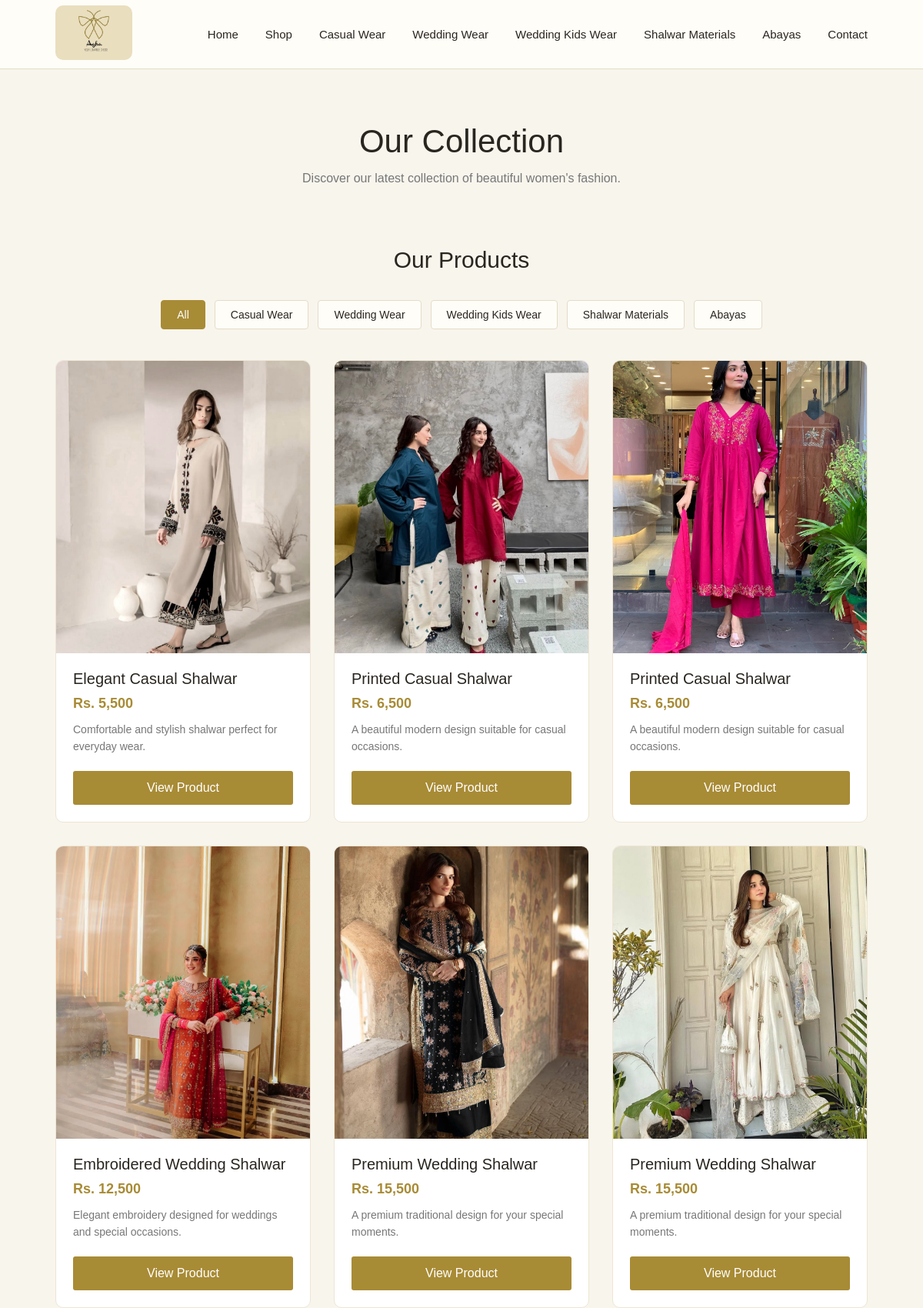
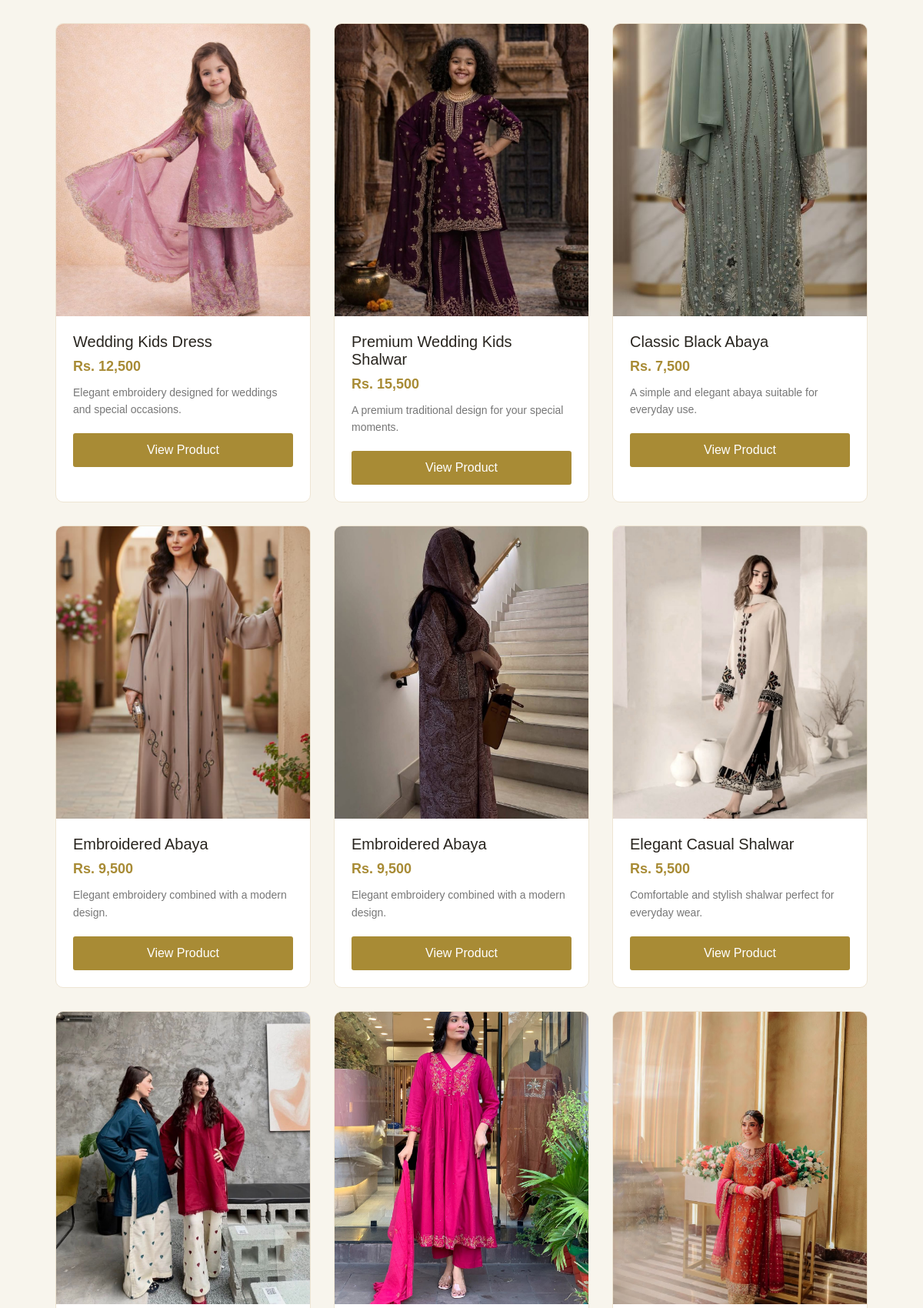
Page /shop (upper part) on the committed database (2 pictures, top to bottom).
### tables this page shows
CREATE TABLE products (
    id INTEGER PRIMARY KEY AUTOINCREMENT,
    name TEXT NOT NULL,
    category TEXT NOT NULL,
    price REAL NOT NULL,
    description TEXT,
    image TEXT NOT NULL,
    sizes TEXT,
    stock INTEGER DEFAULT 1
);

### app.py (the view)
@app.route("/shop")
def shop():
    connection = get_db_connection()
    products = connection.execute(
        "SELECT * FROM products"
    ).fetchall()
    connection.close()
    return render_template(
        "shop.html",
        products=products
    )

### app.py (called while the page is built)
def get_db_connection():
    connection = sqlite3.connect("shop.db")
    connection.row_factory = sqlite3.Row
    return connection

### templates/shop.html (shortened to what this page needs)
<!DOCTYPE html>
<html lang="en">
<head>
    <link rel="stylesheet"
          href="{{ url_for('static', filename='style.css') }}">
</head>
<body>
    <nav class="navbar">
        <a href="/">
            <img src="{{ url_for('static', filename='images/logo.jpeg') }}"
                 alt="Agha Shalwars Logo"
                 class="logo">
        </a>
        <ul class="nav-links" id="navLinks">
            <li>
                <a href="{{ url_for('home') }}">Home</a>
            </li>
            <li>
                <a href="{{ url_for('shop') }}">Shop</a>
            </li>
            <li>
                <a href="{{ url_for('casual_wear') }}">Casual Wear</a>
            </li>
            <li>
                <a href="{{ url_for('wedding_wear') }}">Wedding Wear</a>
            </li>
            <li>
                <a href="{{ url_for('wedding_kids_wear') }}">
                    Wedding Kids Wear
                </a>
            </li>
            <li>
                <a href="{{ url_for('shalwar_materials') }}">
                    Shalwar Materials
                </a>
            </li>
            <li>
                <a href="{{ url_for('abayas') }}">Abayas</a>
            </li>
            <li>
                <a href="{{ url_for('contact') }}">Contact</a>
            </li>
        </ul>
    </nav>
    <section class="shop-header">
        <h1>Our Collection</h1>
        <p>
            Discover our latest collection of beautiful
            women's fashion.
        </p>
    </section>
    <section class="products-section">
        <h2>Our Products</h2>
        <div class="category-filter">
            <button class="filter-btn active"
                    onclick="filterProducts('all', this)">
                All
            </button>
            <button class="filter-btn"
                    onclick="filterProducts('Casual Wear', this)">
                Casual Wear
            </button>
            <button class="filter-btn"
                    onclick="filterProducts('Wedding Wear', this)">
                Wedding Wear
            </button>
            <button class="filter-btn"
                    onclick="filterProducts('Wedding Kids Wear', this)">
                Wedding Kids Wear
            </button>
            <button class="filter-btn"
                    onclick="filterProducts('Shalwar Materials', this)">
                Shalwar Materials
            </button>
            <button class="filter-btn"
                    onclick="filterProducts('Abayas', this)">
                Abayas
            </button>
        </div>
        <div class="products">
            {% for product in products %}
            <div class="product-card"
                 data-category="{{ product['category'] }}">
                <div class="product-image">
                    <img
                        src="{{ url_for('static', filename=product['image']) }}"
                        alt="{{ product['name'] }}"
                    >
                </div>
                <div class="product-info">
                    <h3>
                        {{ product['name'] }}
                    </h3>
                    <p class="price">
                        Rs. {{ "{:,.0f}".format(product['price']) }}
                    </p>
                    <p class="description">
                        {{ product['description'] }}
                    </p>
                    <a href="{{ url_for('product_details', product_id=product['id']) }}"
                       class="btn">
                        View Product
                    </a>
                </div>
            </div>
            {% endfor %}
        </div>
    </section>
</body>
</html>

### static/style.css (style rules this page uses)
* { margin: 0; padding: 0; box-sizing: border-box; }
body { font-family: Arial, sans-serif; background-color: #f8f5ed; color: #29251f; }
.navbar { width: 100%; height: 90px; display: flex; align-items: center; justify-content: space-between; padding: 0 6%; background-color: #fffdf8; border-bottom: 1px solid #e5dcc7; position: relative; }
.logo { width: 100px; height: auto; z-index: 1001; border-radius: 10px; margin-right: auto; }
.nav-links { display: flex; list-style: none; gap: 35px; }
.nav-links a { text-decoration: none; color: #29251f; font-size: 15px; transition: 0.3s; }
.btn { display: inline-block; padding: 13px 30px; background-color: #a88b35; color: white; text-decoration: none; border-radius: 3px; transition: 0.3s; }
.shop-header { text-align: center; padding: 70px 20px 40px; }
.shop-header h1 { font-size: 42px; font-weight: 400; margin-bottom: 15px; }
.shop-header p { color: #777; font-size: 16px; }
.products-section { padding: 40px 6% 70px; }
.products-section h2 { text-align: center; font-size: 30px; font-weight: 400; margin-bottom: 35px; }
.category-filter { display: flex; justify-content: center; align-items: center; flex-wrap: wrap; gap: 12px; margin-bottom: 40px; }
.filter-btn { padding: 10px 20px; background-color: #fffdf8; color: #29251f; border: 1px solid #e5dcc7; border-radius: 4px; cursor: pointer; font-size: 14px; transition: 0.3s ease; }
.filter-btn.active { background-color: #a88b35; color: white; border-color: #a88b35; }
.products { display: grid; grid-template-columns: repeat(3, 1fr); gap: 30px; max-width: 1200px; margin: auto; }
.product-card { background-color: #fff; border: 1px solid #eee5d3; overflow: hidden; transition: 0.3s; border-radius: 10px; }
.product-image { width: 100%; height: 380px; overflow: hidden; background-color: #f2eee5; }
.product-image img { width: 100%; height: 100%; object-fit: cover; display: block; }
.product-info { padding: 22px; }
.product-info h3 { font-size: 20px; font-weight: 400; margin-bottom: 10px; }
.price { font-size: 18px; font-weight: bold; margin-bottom: 12px; color: #a88b35; }
.description { color: #777; line-height: 1.6; margin-bottom: 20px; font-size: 14px; }
.product-info .btn { width: 100%; text-align: center; }

### rows in the picture
products: image (picture), name "Elegant Casual Shalwar", price "5,500", description "Comfortable and stylish shalwar perfect for everyday wear."
products: image (picture), name "Printed Casual Shalwar", price "6,500", description "A beautiful modern design suitable for casual occasions."
products: image (picture), name "Printed Casual Shalwar", price "6,500", description "A beautiful modern design suitable for casual occasions."
products: image (picture), name "Embroidered Wedding Shalwar", price "12,500", description "Elegant embroidery designed for weddings and special occasions."
products: image (picture), name "Premium Wedding Shalwar", price "15,500", description "A premium traditional design for your special moments."
products: image (picture), name "Premium Wedding Shalwar", price "15,500", description "A premium traditional design for your special moments."
products: image (picture), name "Wedding Kids Dress", price "12,500", description "Elegant embroidery designed for weddings and special occasions."
products: image (picture), name "Premium Wedding Kids Shalwar", price "15,500", description "A premium traditional design for your special moments."
products: image (picture), name "Classic Black Abaya", price "7,500", description "A simple and elegant abaya suitable for everyday use."
products: image (picture), name "Embroidered Abaya", price "9,500", description "Elegant embroidery combined with a modern design."
products: image (picture), name "Embroidered Abaya", price "9,500", description "Elegant embroidery combined with a modern design."
products: image (picture), name "Elegant Casual Shalwar", price "5,500", description "Comfortable and stylish shalwar perfect for everyday wear."
products: image (picture)
products: image (picture)
products: image (picture)
